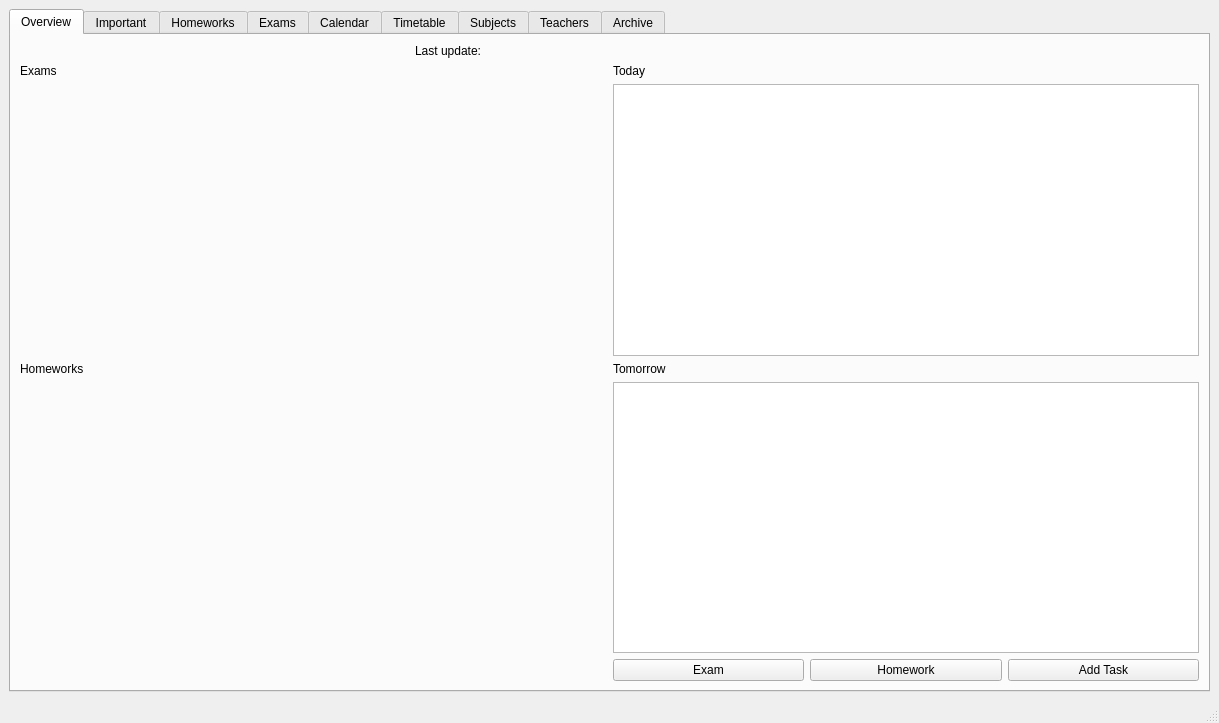
<?xml version="1.0" encoding="UTF-8"?>
<ui version="4.0">
 <class>MainWindow</class>
 <widget class="QMainWindow" name="MainWindow">
  <property name="geometry">
   <rect>
    <x>0</x>
    <y>0</y>
    <width>1219</width>
    <height>723</height>
   </rect>
  </property>
  <property name="windowTitle">
   <string>MainWindow</string>
  </property>
  <widget class="QWidget" name="centralwidget">
   <layout class="QGridLayout" name="gridLayout">
    <item row="0" column="0">
     <widget class="QTabWidget" name="tabWidget">
      <property name="cursor">
       <cursorShape>ArrowCursor</cursorShape>
      </property>
      <property name="contextMenuPolicy">
       <enum>Qt::NoContextMenu</enum>
      </property>
      <property name="layoutDirection">
       <enum>Qt::LeftToRight</enum>
      </property>
      <property name="styleSheet">
       <string notr="true"/>
      </property>
      <property name="tabPosition">
       <enum>QTabWidget::North</enum>
      </property>
      <property name="tabShape">
       <enum>QTabWidget::Rounded</enum>
      </property>
      <property name="currentIndex">
       <number>0</number>
      </property>
      <property name="elideMode">
       <enum>Qt::ElideNone</enum>
      </property>
      <widget class="QWidget" name="tab_2">
       <attribute name="title">
        <string>Overview</string>
       </attribute>
       <layout class="QGridLayout" name="gridLayout_7">
        <item row="1" column="0">
         <widget class="QLabel" name="label_3">
          <property name="text">
           <string>Exams</string>
          </property>
         </widget>
        </item>
        <item row="5" column="4">
         <widget class="QPushButton" name="add_homework_button">
          <property name="text">
           <string>Homework</string>
          </property>
         </widget>
        </item>
        <item row="3" column="0">
         <widget class="QLabel" name="label_4">
          <property name="text">
           <string>Homeworks</string>
          </property>
         </widget>
        </item>
        <item row="0" column="2" colspan="4">
         <widget class="QLabel" name="last_update_label">
          <property name="text">
           <string>Last update: </string>
          </property>
         </widget>
        </item>
        <item row="5" column="5">
         <widget class="QPushButton" name="add_task_button">
          <property name="text">
           <string>Add Task</string>
          </property>
         </widget>
        </item>
        <item row="5" column="3">
         <widget class="QPushButton" name="add_exam_button">
          <property name="text">
           <string>Exam</string>
          </property>
         </widget>
        </item>
        <item row="4" column="3" colspan="3">
         <widget class="QListWidget" name="tomorrow_list"/>
        </item>
        <item row="2" column="3" colspan="3">
         <widget class="QListWidget" name="today_list"/>
        </item>
        <item row="3" column="3">
         <widget class="QLabel" name="label_2">
          <property name="text">
           <string>Tomorrow</string>
          </property>
         </widget>
        </item>
        <item row="1" column="3">
         <widget class="QLabel" name="label">
          <property name="text">
           <string>Today</string>
          </property>
         </widget>
        </item>
        <item row="2" column="0" colspan="3">
         <widget class="QCustomPlot" name="exams_plot" native="true"/>
        </item>
        <item row="4" column="0" colspan="3">
         <widget class="QCustomPlot" name="homeworks_plot" native="true"/>
        </item>
       </layout>
      </widget>
      <widget class="QWidget" name="tab_4">
       <attribute name="title">
        <string>Important</string>
       </attribute>
       <layout class="QGridLayout" name="gridLayout_6">
        <item row="0" column="0">
         <widget class="QListWidget" name="important_list"/>
        </item>
       </layout>
      </widget>
      <widget class="QWidget" name="tab">
       <attribute name="title">
        <string>Homeworks</string>
       </attribute>
       <layout class="QGridLayout" name="gridLayout_4">
        <item row="0" column="0" colspan="2">
         <widget class="QListWidget" name="homeworks_list"/>
        </item>
        <item row="1" column="1">
         <widget class="QPushButton" name="add_homework_button_page">
          <property name="text">
           <string/>
          </property>
         </widget>
        </item>
        <item row="1" column="0">
         <spacer name="horizontalSpacer_3">
          <property name="orientation">
           <enum>Qt::Horizontal</enum>
          </property>
          <property name="sizeHint" stdset="0">
           <size>
            <width>1044</width>
            <height>20</height>
           </size>
          </property>
         </spacer>
        </item>
       </layout>
      </widget>
      <widget class="QWidget" name="tab_3">
       <attribute name="title">
        <string>Exams</string>
       </attribute>
       <layout class="QGridLayout" name="gridLayout_5">
        <item row="0" column="0" colspan="2">
         <widget class="QListWidget" name="exams_list"/>
        </item>
        <item row="1" column="0">
         <spacer name="horizontalSpacer_4">
          <property name="orientation">
           <enum>Qt::Horizontal</enum>
          </property>
          <property name="sizeHint" stdset="0">
           <size>
            <width>1044</width>
            <height>20</height>
           </size>
          </property>
         </spacer>
        </item>
        <item row="1" column="1">
         <widget class="QPushButton" name="add_exam_button_page">
          <property name="text">
           <string/>
          </property>
         </widget>
        </item>
       </layout>
      </widget>
      <widget class="QWidget" name="tab_5">
       <attribute name="title">
        <string>Calendar</string>
       </attribute>
      </widget>
      <widget class="QWidget" name="tab_6">
       <attribute name="title">
        <string>Timetable</string>
       </attribute>
      </widget>
      <widget class="QWidget" name="tab_8">
       <attribute name="title">
        <string>Subjects</string>
       </attribute>
       <layout class="QGridLayout" name="gridLayout_3">
        <item row="0" column="0" colspan="2">
         <widget class="QListWidget" name="subjects_list"/>
        </item>
        <item row="1" column="0">
         <spacer name="horizontalSpacer_2">
          <property name="orientation">
           <enum>Qt::Horizontal</enum>
          </property>
          <property name="sizeHint" stdset="0">
           <size>
            <width>1044</width>
            <height>20</height>
           </size>
          </property>
         </spacer>
        </item>
        <item row="1" column="1">
         <widget class="QPushButton" name="add_subject_button">
          <property name="styleSheet">
           <string notr="true">width: 115px; height: 30px; color: #000000; font-weight: bold; font-size: 15px</string>
          </property>
          <property name="text">
           <string/>
          </property>
         </widget>
        </item>
       </layout>
      </widget>
      <widget class="QWidget" name="tab_9">
       <attribute name="title">
        <string>Teachers</string>
       </attribute>
       <layout class="QGridLayout" name="gridLayout_2">
        <item row="1" column="1">
         <widget class="QPushButton" name="add_teacher_button">
          <property name="styleSheet">
           <string notr="true">width: 115px; height: 30px; color: #000000; font-weight: bold; font-size: 15px</string>
          </property>
          <property name="text">
           <string/>
          </property>
         </widget>
        </item>
        <item row="1" column="0">
         <spacer name="horizontalSpacer">
          <property name="orientation">
           <enum>Qt::Horizontal</enum>
          </property>
          <property name="sizeHint" stdset="0">
           <size>
            <width>40</width>
            <height>20</height>
           </size>
          </property>
         </spacer>
        </item>
        <item row="0" column="0" colspan="2">
         <widget class="QListWidget" name="teachers_list"/>
        </item>
       </layout>
      </widget>
      <widget class="QWidget" name="tab_11">
       <attribute name="title">
        <string>Archive</string>
       </attribute>
      </widget>
     </widget>
    </item>
   </layout>
  </widget>
  <widget class="QMenuBar" name="menubar">
   <property name="geometry">
    <rect>
     <x>0</x>
     <y>0</y>
     <width>1219</width>
     <height>26</height>
    </rect>
   </property>
  </widget>
  <widget class="QStatusBar" name="statusbar"/>
 </widget>
 <customwidgets>
  <customwidget>
   <class>QCustomPlot</class>
   <extends>QWidget</extends>
   <header>qcustomplot.h</header>
   <container>1</container>
  </customwidget>
 </customwidgets>
 <resources/>
 <connections/>
</ui>
